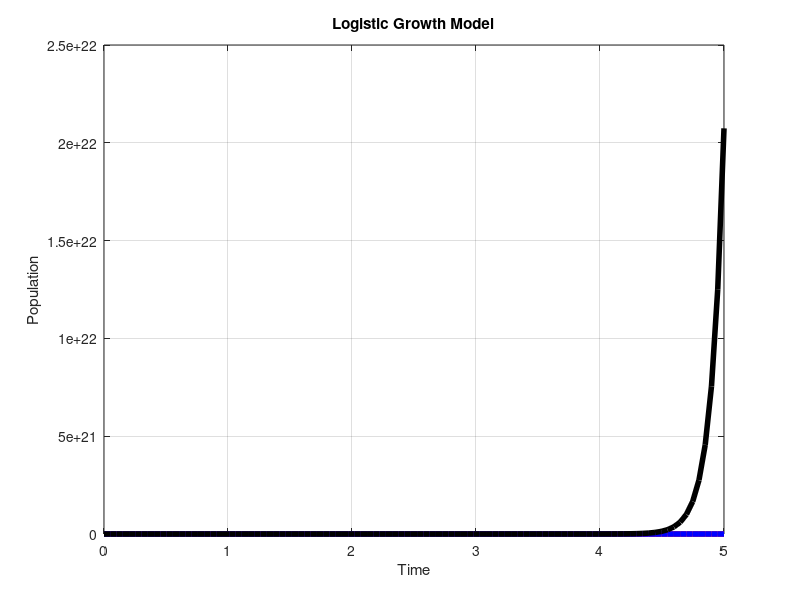

The MATLAB source for this figure:
% Topic 2_Logistic Growth Model for the study of the evolution of a population with different values of the parameter r 

% N0 is the initial value of the population N 
N0=2;

% Time t

t=linspace(0,5,100);

% K is a positive constant and is called the capacitance of the environment 

K=1.0;

% r is a constant that describes the rate of population growth 

% Topic 2

% 1st Case for r = 0.1 
r=0.1;
N1= (N0*K*exp(r*t))/ K + N0 * (exp(r*t)-1);
plot (t,N1,'r','Linewidth',4);
hold on;

% 2nd Case for r = 1.0 
r=1.0;
N2= (N0*K*exp(r*t))/ K + N0 * (exp(r*t)-1);
plot (t,N2,'b','Linewidth',4);
hold on;

% 3rd Case for r = 1.5 
r=1.5;
N3= (N0*K*exp(r*t))/ K + N0 * (exp(r*t)-1);
plot (t,N3,'k','Linewidth',4);
hold off;

title("Logistic Growth Model");
xlabel("Time");
ylabel("Population");
grid on;

%  4th Case for r = 2.0 
r=2.0;
N4= (N0*K*exp(r*t))/ K + N0 * (exp(r*t)-1);
plot (t,N4,'r','Linewidth',4);
hold on;

% 5th Case for r = 3.0 
r=3.0;
N5= (N0*K*exp(r*t))/ K + N0 * (exp(r*t)-1);
plot (t,N5,'b','Linewidth',4);
hold on;

% 6th Case for r = 10.0 
r=10.0;
N6= (N0*K*exp(r*t))/ K + N0 * (exp(r*t)-1);
plot (t,N6,'k','Linewidth',4);
hold off;

title("Logistic Growth Model");
xlabel("Time");
ylabel("Population");
grid on;
